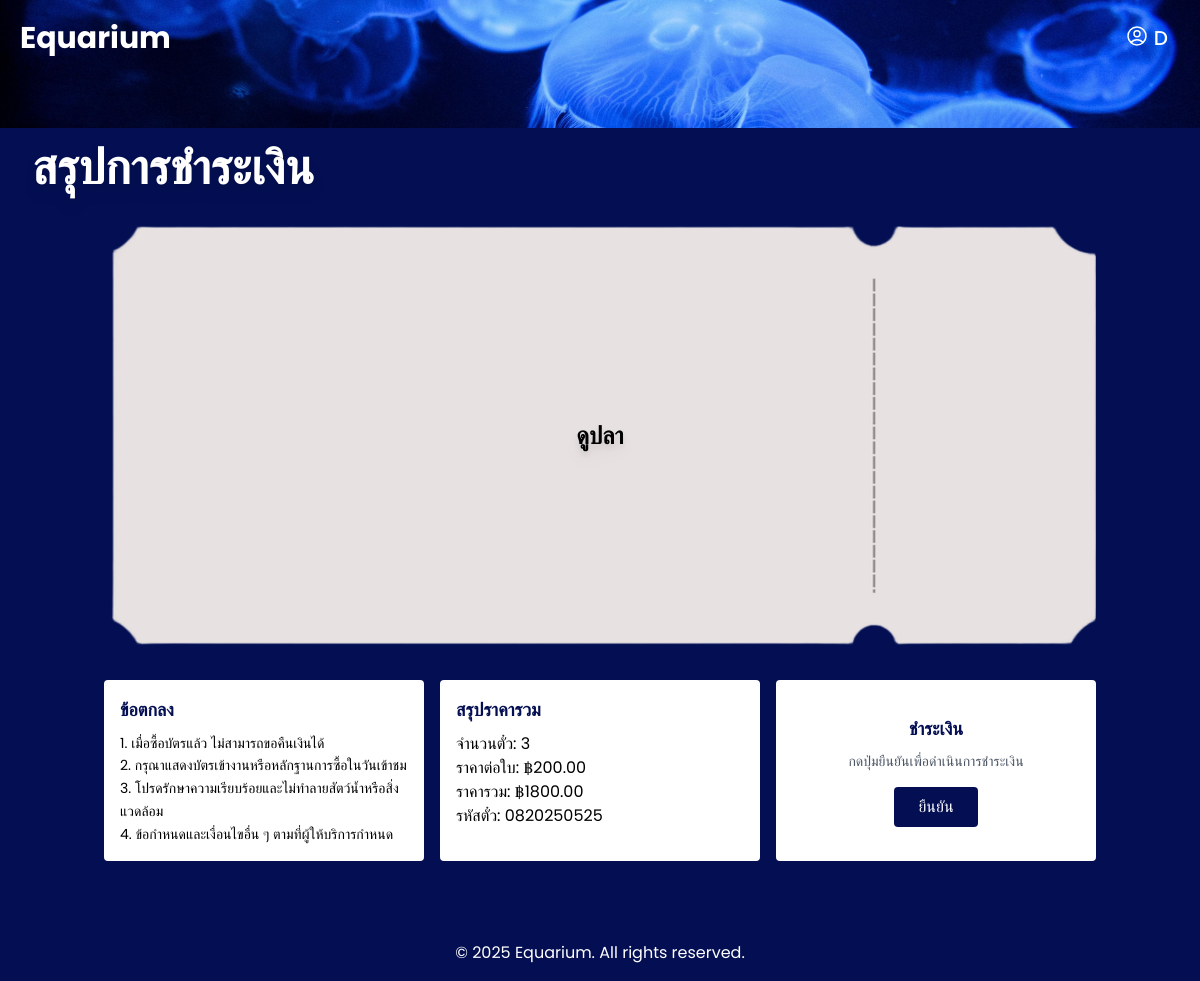
The page /pay/payment.php?event_id=6 (signed in) on the database its author committed.
### tables this page shows
CREATE TABLE `events` (
  `event_id` int(11) NOT NULL,
  `name` varchar(100) NOT NULL,
  `image` varchar(255) NOT NULL,
  `location` varchar(100) NOT NULL,
  `province` varchar(255) NOT NULL,
  `activity` varchar(255) NOT NULL,
  `price` decimal(10,2) NOT NULL,
  `created_at` timestamp NOT NULL DEFAULT CURRENT_TIMESTAMP,
  `ticket_quantity` int(11) NOT NULL DEFAULT '0',
  `description` text NOT NULL
);

CREATE TABLE `ticket` (
  `id` int(11) NOT NULL,
  `user_id` int(11) NOT NULL,
  `event_id` int(11) NOT NULL,
  `ticket_code` varchar(50) NOT NULL,
  `ticket_date` date NOT NULL,
  `ticket_quantity` int(11) NOT NULL,
  `total_price` decimal(10,2) NOT NULL,
  `created_at` timestamp NOT NULL DEFAULT CURRENT_TIMESTAMP,
  `status` varchar(50) DEFAULT 'รอตรวจสอบ',
  `slip_image` varchar(255) DEFAULT NULL,
  `used` varchar(255) DEFAULT NULL
);

### public_html/pay/payment.php (the view, shortened to what this page needs)
<?php
include '../includes/navbar.php';
$conn = new mysqli('mysql', 'user', 'password', 'aquarium');
$event_id = isset($_GET['event_id']) ? intval($_GET['event_id']) : 0;
$sql = "SELECT * FROM events WHERE event_id = ?";
$stmt = $conn->prepare($sql);
$stmt->bind_param("i", $event_id);
$stmt->execute();
$result = $stmt->get_result();
$event = $result->fetch_assoc();
$sqlTicket = "SELECT * FROM ticket WHERE event_id = ? ORDER BY created_at DESC LIMIT 1";
$stmtTicket = $conn->prepare($sqlTicket);
$stmtTicket->bind_param("i", $event_id);
$stmtTicket->execute();
$resultTicket = $stmtTicket->get_result();
$ticketRecord = $resultTicket->fetch_assoc();
?>
<!DOCTYPE html>
<html lang="en">
<head>
  <script src="https://cdn.tailwindcss.com"></script>
</head>
<body class="font-poppins min-h-screen bg-mainBlue text-white">
  <header class="relative h-32 bg-center bg-cover bg-no-repeat" style="background-image: url('../image/8929102.jpg');">
    <div class="absolute top-5 left-5 z-50 flex items-center">
      <a href="../homepage/aquarium.php" class="text-white text-3xl font-bold">Equarium</a>
    </div>
  </header>
  <h1 class="text-3xl md:text-5xl font-bold drop-shadow-lg text-white px-8 mt-4">
    สรุปการชำระเงิน
  </h1>
  <main class="max-w-5xl mx-auto px-4 py-8">
    <div class="relative inline-block mb-8">
      <img src="../image/ticket1.png" alt="Ticket" class="w-92" />
      <div class="absolute inset-0 flex flex-col items-center justify-center">
        <h2 class="text-2xl font-bold text-black drop-shadow-lg">
          <?php echo htmlspecialchars($event['name']); ?>
        </h2>
      </div>
    </div>
    <div class="grid grid-cols-1 md:grid-cols-3 gap-4">
      <div class="bg-white text-black rounded p-4">
        <h3 class="text-lg font-semibold text-mainBlue mb-2">ข้อตกลง</h3>
        <p class="text-sm leading-relaxed">
          1. เมื่อซื้อบัตรแล้ว ไม่สามารถขอคืนเงินได้<br/>
          2. กรุณาแสดงบัตรเข้างานหรือหลักฐานการซื้อในวันเข้าชม<br/>
          3. โปรดรักษาความเรียบร้อยและไม่ทำลายสัตว์น้ำหรือสิ่งแวดล้อม<br/>
          4. ข้อกำหนดและเงื่อนไขอื่น ๆ ตามที่ผู้ให้บริการกำหนด<br/>
        </p>
      </div>
      <div class="bg-white text-black rounded p-4">
        <h3 class="text-lg font-semibold text-mainBlue mb-2">สรุปราคารวม</h3>
        <?php if ($ticketRecord): ?>
          <p>จำนวนตั๋ว: <?php echo htmlspecialchars($ticketRecord['ticket_quantity']); ?></p>
          <p>ราคาต่อใบ: ฿<?php echo htmlspecialchars($event['price']); ?></p>
          <p>ราคารวม: ฿<?php echo htmlspecialchars($ticketRecord['total_price']); ?></p>
          <p>รหัสตั๋ว: <?php echo htmlspecialchars($ticketRecord['ticket_code']); ?></p>
        <?php else: ?>
          <p>No ticket data available.</p>
        <?php endif; ?>
      </div>
      <div class="bg-white text-black rounded p-4 flex flex-col justify-center items-center">
        <h3 class="text-lg font-semibold text-mainBlue mb-2">ชำระเงิน</h3>
        <p class="mb-4 text-sm text-gray-600">
          กดปุ่มยืนยันเพื่อดำเนินการชำระเงิน
        </p>
        <a href="payconfirm.php?id=<?php echo $ticketRecord ? $ticketRecord['id'] : $event_id; ?>"
           class="bg-mainBlue text-white px-6 py-2 rounded hover:bg-hoverBlue transition-colors">
          ยืนยัน
        </a>
      </div>
    </div>
  </main>
  <footer class="bg-mainBlue text-white py-4 text-center mt-8">
    <p>&copy; 2025 Equarium. All rights reserved.</p>
  </footer>
</body>
</html>

### rows shown on the page
events: name "ดูปลา", price "200.00"
ticket: ticket_quantity "3", total_price "1800.00", ticket_code "0820250525"

### other values the page prints
$_SESSION['user'] "D"
